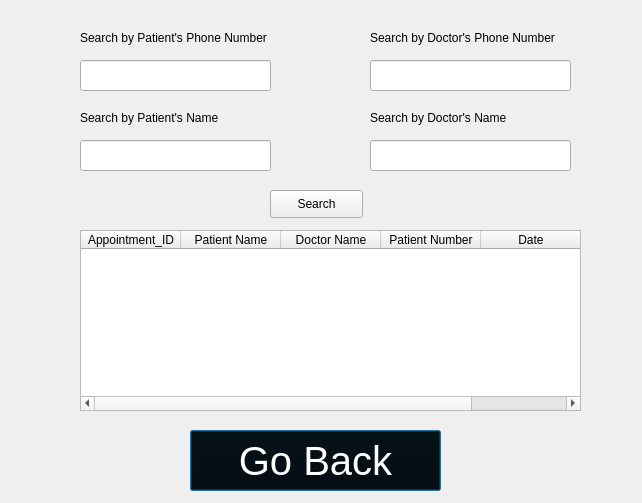
<?xml version="1.0" encoding="UTF-8"?>
<ui version="4.0">
 <class>Dialog</class>
 <widget class="QDialog" name="Dialog">
  <property name="geometry">
   <rect>
    <x>0</x>
    <y>0</y>
    <width>642</width>
    <height>503</height>
   </rect>
  </property>
  <property name="windowTitle">
   <string>Dialog</string>
  </property>
  <widget class="QTableWidget" name="tableWidget">
   <property name="geometry">
    <rect>
     <x>80</x>
     <y>230</y>
     <width>501</width>
     <height>181</height>
    </rect>
   </property>
   <property name="minimumSize">
    <size>
     <width>501</width>
     <height>0</height>
    </size>
   </property>
   <column>
    <property name="text">
     <string>Appointment_ID</string>
    </property>
   </column>
   <column>
    <property name="text">
     <string>Patient Name</string>
    </property>
   </column>
   <column>
    <property name="text">
     <string>Doctor Name</string>
    </property>
   </column>
   <column>
    <property name="text">
     <string>Patient Number</string>
    </property>
   </column>
   <column>
    <property name="text">
     <string>Date</string>
    </property>
   </column>
  </widget>
  <widget class="QPushButton" name="goback">
   <property name="geometry">
    <rect>
     <x>190</x>
     <y>430</y>
     <width>251</width>
     <height>61</height>
    </rect>
   </property>
   <property name="styleSheet">
    <string notr="true">background-color: black;
color: white;
font-size: 30pt;
font: 30pt &quot;Haettenschweiler&quot;;</string>
   </property>
   <property name="text">
    <string>Go Back</string>
   </property>
  </widget>
  <widget class="QLineEdit" name="pnumber">
   <property name="geometry">
    <rect>
     <x>80</x>
     <y>60</y>
     <width>191</width>
     <height>31</height>
    </rect>
   </property>
  </widget>
  <widget class="QLineEdit" name="dnumber">
   <property name="geometry">
    <rect>
     <x>370</x>
     <y>60</y>
     <width>201</width>
     <height>31</height>
    </rect>
   </property>
  </widget>
  <widget class="QLabel" name="label">
   <property name="geometry">
    <rect>
     <x>80</x>
     <y>30</y>
     <width>201</width>
     <height>16</height>
    </rect>
   </property>
   <property name="text">
    <string>Search by Patient's Phone Number</string>
   </property>
  </widget>
  <widget class="QLabel" name="label_2">
   <property name="geometry">
    <rect>
     <x>370</x>
     <y>30</y>
     <width>201</width>
     <height>16</height>
    </rect>
   </property>
   <property name="text">
    <string>Search by Doctor's Phone Number</string>
   </property>
  </widget>
  <widget class="QLabel" name="label_3">
   <property name="geometry">
    <rect>
     <x>80</x>
     <y>110</y>
     <width>201</width>
     <height>16</height>
    </rect>
   </property>
   <property name="text">
    <string>Search by Patient's Name</string>
   </property>
  </widget>
  <widget class="QLineEdit" name="pname">
   <property name="geometry">
    <rect>
     <x>80</x>
     <y>140</y>
     <width>191</width>
     <height>31</height>
    </rect>
   </property>
  </widget>
  <widget class="QLabel" name="label_4">
   <property name="geometry">
    <rect>
     <x>370</x>
     <y>110</y>
     <width>201</width>
     <height>16</height>
    </rect>
   </property>
   <property name="text">
    <string>Search by Doctor's Name</string>
   </property>
  </widget>
  <widget class="QLineEdit" name="dname">
   <property name="geometry">
    <rect>
     <x>370</x>
     <y>140</y>
     <width>201</width>
     <height>31</height>
    </rect>
   </property>
  </widget>
  <widget class="QPushButton" name="searchbutton">
   <property name="geometry">
    <rect>
     <x>270</x>
     <y>190</y>
     <width>93</width>
     <height>28</height>
    </rect>
   </property>
   <property name="text">
    <string>Search</string>
   </property>
  </widget>
 </widget>
 <resources/>
 <connections/>
</ui>
